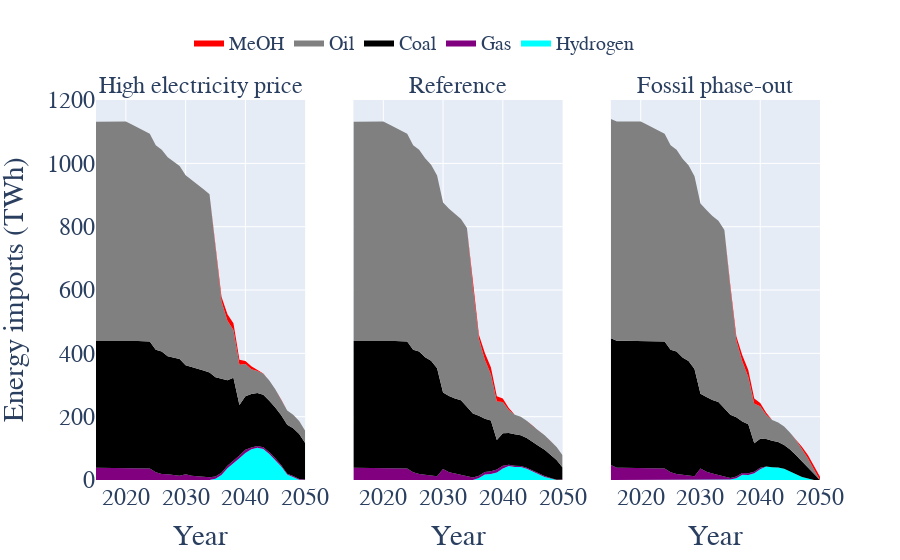

The notebook cell this image was saved under:
### Code cell
fig =make_subplots(rows=1, cols=3,subplot_titles=list(scen.keys()),shared_yaxes=True)
for i in range(len(scen.keys())):
    showlegend=[True,False,False]
    resource_flow=scen[list(scen.keys())[i]]['resource_flow']
    r_flow=resource_flow.drop(["Sector","Country"],axis=1).groupby(by=["Resource","Year"]).sum().reset_index()
    for resource in primary_resource_conversion.keys():
        if resource not in ["Olefins","Ammonia","Naphtha","CO","Electricity","Biomass","Waste"]:
            fig.add_trace(go.Scatter(x=r_flow[(r_flow.Resource==resource) & (r_flow.Flow>0)].Year,y=r_flow[(r_flow.Resource==resource) & (r_flow.Flow>0)].Flow,name=resource,
                                 line=dict(width=0,color=primary_resource_color[resource]),
                                 fillcolor=primary_resource_color[resource],hoverinfo="x+y",mode='lines',stackgroup='one',showlegend=showlegend[i]),row=1, col=i+1)
    
    fig.update_xaxes(title_text="Year", row=1, col=i+1)
    
fig.update_layout(#title='Energy imports in EU-5+1', title_x=0.5,
                   yaxis_title='Energy imports (TWh)')
fig.update_layout(
    font=dict(
        family="Times New Roman",size=24)
    )
fig.update_annotations(font_size=24)
fig.update_layout(legend=dict(
    orientation="h",
    yanchor="bottom",
    y=1.1,
    xanchor="right",
    x=0.75,font = dict(size=20)
))

### Figure 1 — Plotly figure (JSON) as saved in the notebook; plotly's stock layout.template omitted (floating-point values rounded to 4 significant figures)
{"data": [{"fillcolor": "cyan", "hoverinfo": "x+y", "line": {"color": "cyan", "width": 0}, "mode": "lines", "name": "Hydrogen", "showlegend": true, "stackgroup": "one", "type": "scatter", "x": [2035, 2036, 2037, 2038, 2039, 2040, 2041, 2042, 2043, 2044, 2045, 2046, 2047, 2048, 2049], "xaxis": "x", "y": [4.14, 15.77, 37.02, 51.79, 68.43, 85.39, 97.44, 101.7, 97.88, 82.13, 63.74, 42.65, 17.2, 9.124, 1.048], "yaxis": "y"}, {"fillcolor": "purple", "hoverinfo": "x+y", "line": {"color": "purple", "width": 0}, "mode": "lines", "name": "Gas", "showlegend": true, "stackgroup": "one", "type": "scatter", "x": [2015, 2016, 2017, 2018, 2019, 2020, 2021, 2022, 2023, 2024, 2025, 2026, 2027, 2028, 2029, 2030, 2031, 2032, 2033, 2034, 2035, 2036, 2037, 2038, 2039, 2040, 2041, 2042, 2043, 2044, 2045, 2046, 2047, 2048, 2049, 2050], "xaxis": "x", "y": [38.99, 38.99, 38.71, 38.42, 38.14, 37.85, 37.55, 37.24, 36.94, 36.63, 24.35, 19.26, 18.22, 15.84, 13.45, 18.05, 13.79, 12.03, 10.27, 8.488, 7.073, 6.922, 8.199, 8.933, 9.281, 9.821, 5.567, 5.766, 5.489, 5.213, 4.88, 3.915, 2.807, 3.456, 2.41, 1.396], "yaxis": "y"}, {"fillcolor": "black", "hoverinfo": "x+y", "line": {"color": "black", "width": 0}, "mode": "lines", "name": "Coal", "showlegend": true, "stackgroup": "one", "type": "scatter", "x": [2015, 2016, 2017, 2018, 2019, 2020, 2021, 2022, 2023, 2024, 2025, 2026, 2027, 2028, 2029, 2030, 2031, 2032, 2033, 2034, 2035, 2036, 2037, 2038, 2039, 2040, 2041, 2042, 2043, 2044, 2045, 2046, 2047, 2048, 2049, 2050], "xaxis": "x", "y": [400.1, 400.5, 400.8, 401.1, 401.4, 401.6, 401.6, 401.5, 401.3, 401.0, 386.8, 386.4, 372.9, 371.3, 368.8, 344.4, 343.6, 340.3, 335.5, 330.7, 313.4, 297.0, 269.6, 262.0, 159.5, 169.0, 168.6, 167.6, 165.7, 163.4, 160.7, 157.7, 154.8, 150.6, 142.1, 115.3], "yaxis": "y"}, {"fillcolor": "grey", "hoverinfo": "x+y", "line": {"color": "grey", "width": 0}, "mode": "lines", "name": "Oil", "showlegend": true, "stackgroup": "one", "type": "scatter", "x": [2015, 2016, 2017, 2018, 2019, 2020, 2021, 2022, 2023, 2024, 2025, 2026, 2027, 2028, 2029, 2030, 2031, 2032, 2033, 2034, 2035, 2036, 2037, 2038, 2039, 2040, 2041, 2042, 2043, 2044, 2045, 2046, 2047, 2048, 2049, 2050], "xaxis": "x", "y": [692.7, 692.7, 692.7, 692.7, 692.7, 692.7, 683.5, 674.2, 665.0, 655.8, 646.5, 637.3, 628.1, 618.8, 609.6, 600.4, 591.1, 581.9, 572.6, 563.4, 400.3, 245.2, 188.1, 150.8, 126.5, 102.3, 78.12, 68.91, 66.21, 63.51, 57.75, 50.04, 45.07, 43.02, 41.01, 38.87], "yaxis": "y"}, {"fillcolor": "red", "hoverinfo": "x+y", "line": {"color": "red", "width": 0}, "mode": "lines", "name": "MeOH", "showlegend": true, "stackgroup": "one", "type": "scatter", "x": [2035, 2036, 2037, 2038, 2039, 2040, 2041, 2042, 2043], "xaxis": "x", "y": [8.234, 13.65, 20.36, 21.64, 16.29, 9.782, 9.316, 2.294, 0.7639], "yaxis": "y"}, {"fillcolor": "cyan", "hoverinfo": "x+y", "line": {"color": "cyan", "width": 0}, "mode": "lines", "name": "Hydrogen", "showlegend": false, "stackgroup": "one", "type": "scatter", "x": [2035, 2036, 2037, 2038, 2039, 2040, 2041, 2042, 2043, 2044, 2045, 2046, 2047, 2048], "xaxis": "x2", "y": [0.1736, 6.174, 17.02, 19.21, 23.9, 35.98, 44.07, 41.4, 41.19, 35.68, 26.85, 18.62, 9.848, 4.746], "yaxis": "y2"}, {"fillcolor": "purple", "hoverinfo": "x+y", "line": {"color": "purple", "width": 0}, "mode": "lines", "name": "Gas", "showlegend": false, "stackgroup": "one", "type": "scatter", "x": [2015, 2016, 2017, 2018, 2019, 2020, 2021, 2022, 2023, 2024, 2025, 2026, 2027, 2028, 2029, 2030, 2031, 2032, 2033, 2034, 2035, 2036, 2037, 2038, 2039, 2040, 2041, 2042, 2043, 2044, 2045, 2046, 2047, 2048, 2049, 2050], "xaxis": "x2", "y": [38.99, 38.99, 38.71, 38.42, 38.14, 37.85, 37.55, 37.24, 36.94, 36.63, 24.35, 19.26, 16.87, 14.48, 12.09, 34.77, 24.71, 20.26, 15.81, 10.67, 7.35, 6.922, 8.488, 8.81, 9.35, 9.02, 3.898, 3.661, 3.424, 3.188, 3.07, 2.914, 2.557, 1.806, 0.5803, 1.396], "yaxis": "y2"}, {"fillcolor": "black", "hoverinfo": "x+y", "line": {"color": "black", "width": 0}, "mode": "lines", "name": "Coal", "showlegend": false, "stackgroup": "one", "type": "scatter", "x": [2015, 2016, 2017, 2018, 2019, 2020, 2021, 2022, 2023, 2024, 2025, 2026, 2027, 2028, 2029, 2030, 2031, 2032, 2033, 2034, 2035, 2036, 2037, 2038, 2039, 2040, 2041, 2042, 2043, 2044, 2045, 2046, 2047, 2048, 2049, 2050], "xaxis": "x2", "y": [400.1, 400.5, 400.8, 401.1, 401.4, 401.6, 401.6, 401.5, 401.3, 401.0, 386.8, 386.4, 371.1, 362.4, 340.5, 241.3, 240.8, 236.9, 235.9, 221.7, 202.6, 189.8, 167.7, 160.0, 93.29, 102.4, 100.4, 99.34, 96.87, 94.01, 89.33, 86.07, 83.4, 73.8, 62.27, 37.73], "yaxis": "y2"}, {"fillcolor": "grey", "hoverinfo": "x+y", "line": {"color": "grey", "width": 0}, "mode": "lines", "name": "Oil", "showlegend": false, "stackgroup": "one", "type": "scatter", "x": [2015, 2016, 2017, 2018, 2019, 2020, 2021, 2022, 2023, 2024, 2025, 2026, 2027, 2028, 2029, 2030, 2031, 2032, 2033, 2034, 2035, 2036, 2037, 2038, 2039, 2040, 2041, 2042, 2043, 2044, 2045, 2046, 2047, 2048, 2049, 2050], "xaxis": "x2", "y": [692.7, 692.7, 692.7, 692.7, 692.7, 692.7, 683.5, 674.2, 665.0, 655.8, 646.5, 637.3, 628.1, 618.8, 609.6, 600.4, 591.1, 581.9, 572.6, 563.4, 398.6, 242.9, 186.8, 146.0, 121.3, 98.95, 72.84, 61.75, 58.17, 54.59, 51.01, 48.17, 45.33, 43.02, 41.01, 38.87], "yaxis": "y2"}, {"fillcolor": "red", "hoverinfo": "x+y", "line": {"color": "red", "width": 0}, "mode": "lines", "name": "MeOH", "showlegend": false, "stackgroup": "one", "type": "scatter", "x": [2035, 2036, 2037, 2038, 2039, 2040, 2041], "xaxis": "x2", "y": [9.568, 13.25, 21.02, 21.95, 16.81, 10.75, 6.546], "yaxis": "y2"}, {"fillcolor": "cyan", "hoverinfo": "x+y", "line": {"color": "cyan", "width": 0}, "mode": "lines", "name": "Hydrogen", "showlegend": false, "stackgroup": "one", "type": "scatter", "x": [2031, 2032, 2035, 2036, 2037, 2038, 2039, 2040, 2041, 2042, 2043, 2044, 2045, 2046, 2047, 2048], "xaxis": "x3", "y": [1.647, 0.3959, 1.889, 5.258, 16.33, 16.17, 21.19, 34.34, 42.99, 39.89, 39.23, 35.28, 27.52, 18.62, 9.848, 4.746], "yaxis": "y3"}, {"fillcolor": "purple", "hoverinfo": "x+y", "line": {"color": "purple", "width": 0}, "mode": "lines", "name": "Gas", "showlegend": false, "stackgroup": "one", "type": "scatter", "x": [2015, 2016, 2017, 2018, 2019, 2020, 2021, 2022, 2023, 2024, 2025, 2026, 2027, 2028, 2029, 2030, 2031, 2032, 2033, 2034, 2035, 2036, 2037, 2038, 2039, 2040], "xaxis": "x3", "y": [47.48, 38.99, 38.71, 38.42, 38.14, 37.85, 37.55, 37.24, 36.94, 36.63, 24.35, 19.26, 16.87, 14.48, 12.09, 36.35, 24.39, 19.94, 15.5, 9.932, 4.045, 6.111, 5.774, 5.435, 5.096, 4.399], "yaxis": "y3"}, {"fillcolor": "black", "hoverinfo": "x+y", "line": {"color": "black", "width": 0}, "mode": "lines", "name": "Coal", "showlegend": false, "stackgroup": "one", "type": "scatter", "x": [2015, 2016, 2017, 2018, 2019, 2020, 2021, 2022, 2023, 2024, 2025, 2026, 2027, 2028, 2029, 2030, 2031, 2032, 2033, 2034, 2035, 2036, 2037, 2038, 2039, 2040, 2041, 2042, 2043, 2044, 2045, 2046, 2047, 2048, 2049], "xaxis": "x3", "y": [400.1, 400.5, 400.8, 401.1, 401.4, 401.6, 401.6, 401.5, 401.3, 401.0, 386.8, 386.4, 369.7, 361.0, 338.1, 236.3, 235.8, 232.0, 230.9, 215.9, 200.5, 186.5, 162.5, 154.7, 89.52, 91.64, 86.86, 84.1, 80.67, 75.5, 69.2, 59.61, 48.27, 34.28, 18.54], "yaxis": "y3"}, {"fillcolor": "grey", "hoverinfo": "x+y", "line": {"color": "grey", "width": 0}, "mode": "lines", "name": "Oil", "showlegend": false, "stackgroup": "one", "type": "scatter", "x": [2015, 2016, 2017, 2018, 2019, 2020, 2021, 2022, 2023, 2024, 2025, 2026, 2027, 2028, 2029, 2030, 2031, 2032, 2033, 2034, 2035, 2036, 2037, 2038, 2039, 2040, 2041, 2042, 2043, 2044, 2045, 2046, 2047, 2048, 2049], "xaxis": "x3", "y": [692.7, 692.7, 692.7, 692.7, 692.7, 692.7, 683.5, 674.2, 665.0, 655.8, 646.5, 637.3, 628.1, 618.8, 609.6, 600.4, 591.1, 581.9, 572.6, 563.4, 398.6, 243.6, 190.1, 149.3, 124.7, 102.3, 76.23, 65.24, 61.7, 58.17, 52.41, 47.69, 39.21, 28.66, 14.33], "yaxis": "y3"}, {"fillcolor": "red", "hoverinfo": "x+y", "line": {"color": "red", "width": 0}, "mode": "lines", "name": "MeOH", "showlegend": false, "stackgroup": "one", "type": "scatter", "x": [2035, 2036, 2037, 2038, 2039, 2040, 2041, 2046, 2047, 2048, 2049, 2050], "xaxis": "x3", "y": [9.568, 12.5, 19.35, 22.11, 16.97, 10.75, 6.546, 1.729, 6.899, 10.27, 10.8, 9.947], "yaxis": "y3"}], "layout": {"annotations": [{"font": {"size": 24}, "showarrow": false, "text": "High electricity price", "x": 0.1444, "xanchor": "center", "xref": "paper", "y": 1, "yanchor": "bottom", "yref": "paper"}, {"font": {"size": 24}, "showarrow": false, "text": "Reference", "x": 0.5, "xanchor": "center", "xref": "paper", "y": 1, "yanchor": "bottom", "yref": "paper"}, {"font": {"size": 24}, "showarrow": false, "text": "Fossil phase-out", "x": 0.8556, "xanchor": "center", "xref": "paper", "y": 1, "yanchor": "bottom", "yref": "paper"}], "font": {"family": "Times New Roman", "size": 24}, "legend": {"font": {"size": 20}, "orientation": "h", "x": 0.75, "xanchor": "right", "y": 1.1, "yanchor": "bottom"}, "xaxis": {"anchor": "y", "domain": [0, 0.2889], "title": {"text": "Year"}}, "xaxis2": {"anchor": "y2", "domain": [0.3556, 0.6444], "title": {"text": "Year"}}, "xaxis3": {"anchor": "y3", "domain": [0.7111, 1], "title": {"text": "Year"}}, "yaxis": {"anchor": "x", "domain": [0, 1], "title": {"text": "Energy imports (TWh)"}}, "yaxis2": {"anchor": "x2", "domain": [0, 1], "matches": "y", "showticklabels": false}, "yaxis3": {"anchor": "x3", "domain": [0, 1], "matches": "y", "showticklabels": false}}}
